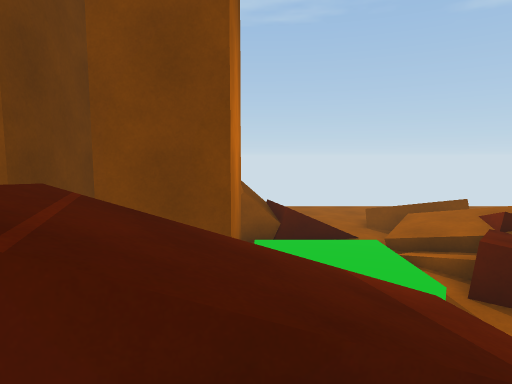
view 1 (above)

22 first-person views from a walk through a Unity game level. The camera is 1.3 m above the floor, tilts 6° down and sees 75° across. The floor is counted in squares, 1 m on a side. Each view is taken from the middle of a square. On the plan, view 1 faces up. The plan holds only what a view shows up to about 14 squares ahead; the rest is blank. The place goes on beyond the plan.

view 2
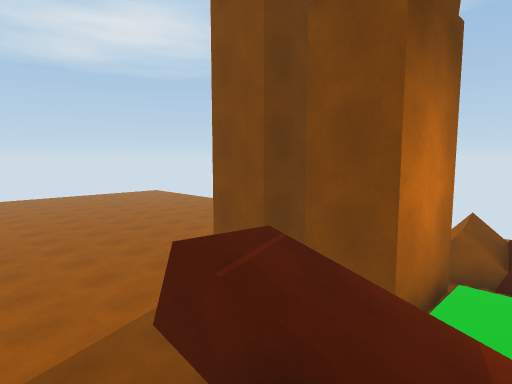

view 3
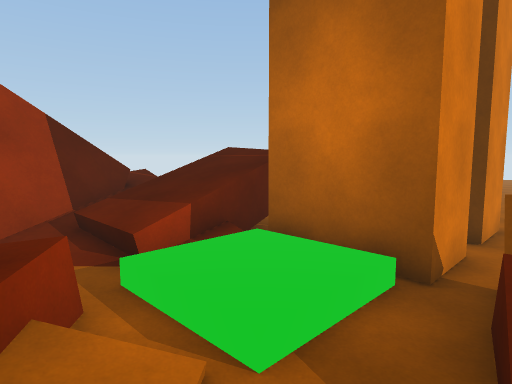

view 4
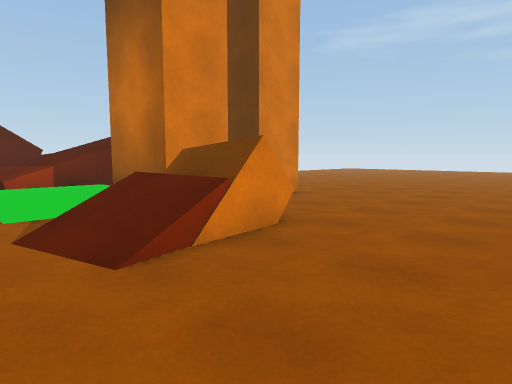

view 5
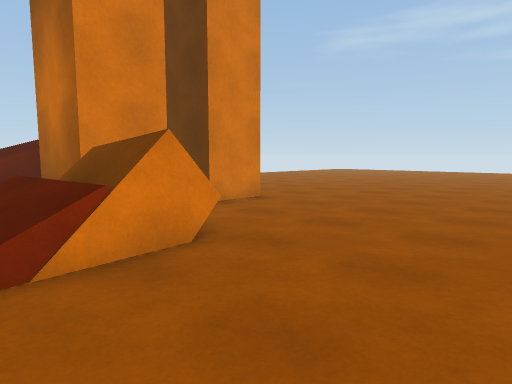

view 6
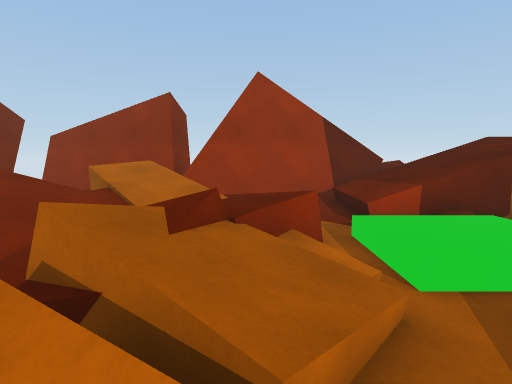

view 7
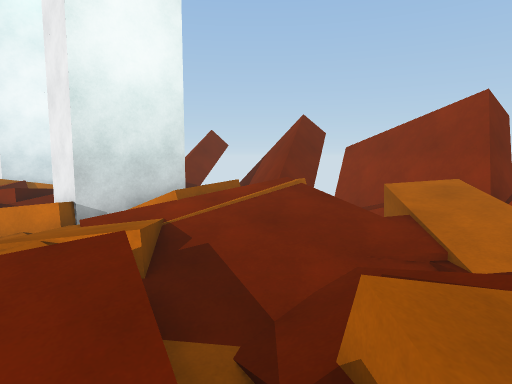

view 8
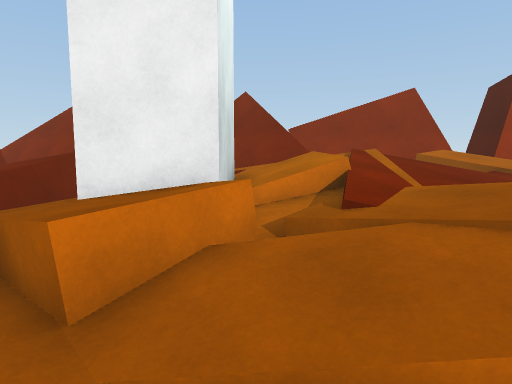

view 9
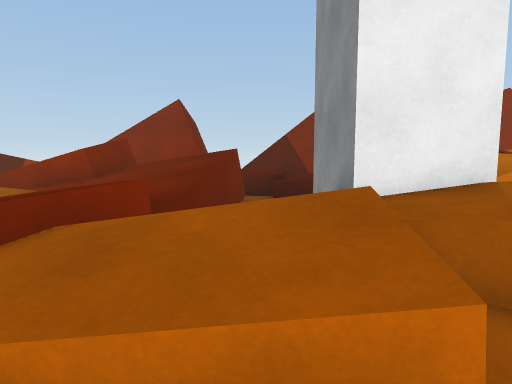

view 10
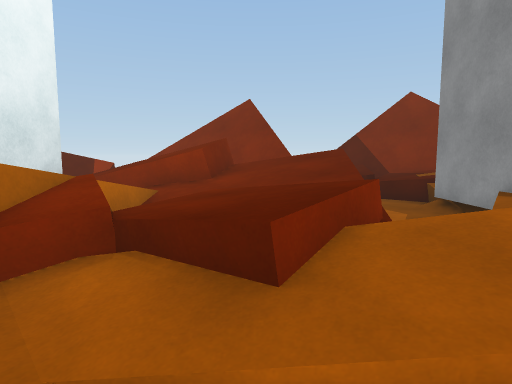

view 11
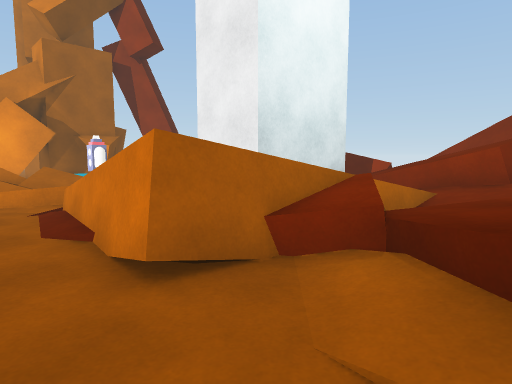

view 12
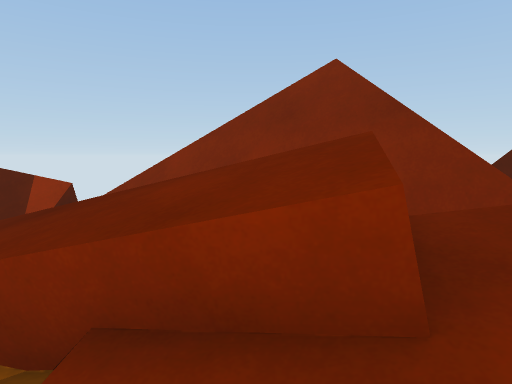

view 13
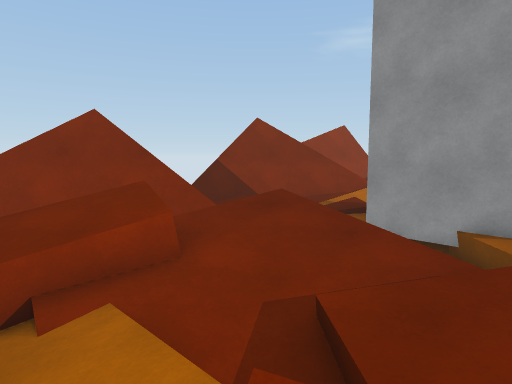

view 14
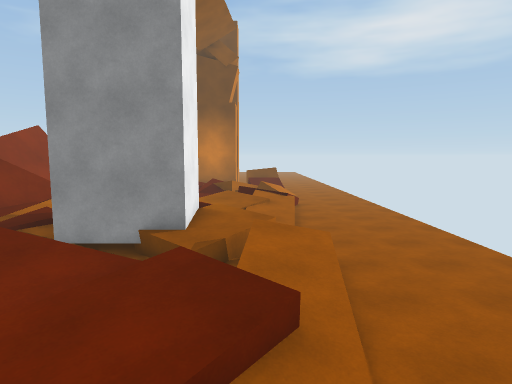

view 15
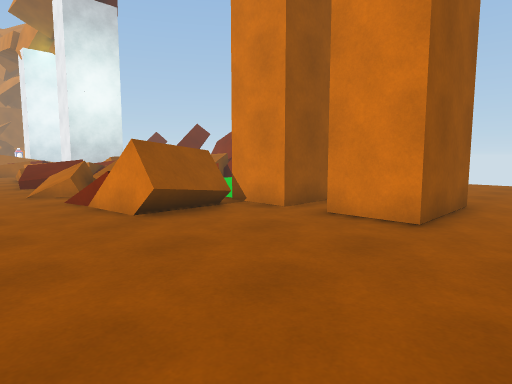

view 16
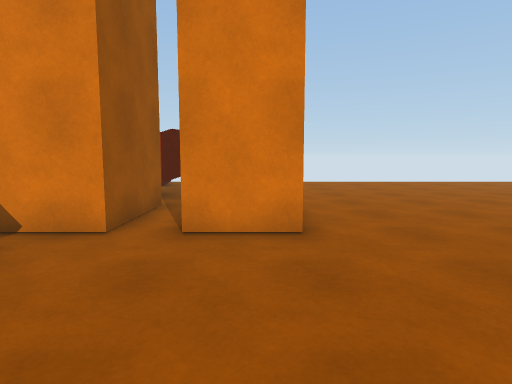

view 17
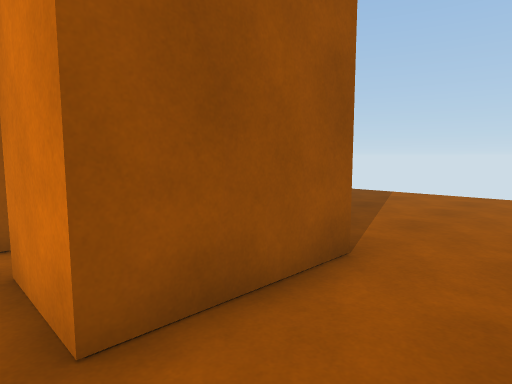

view 18
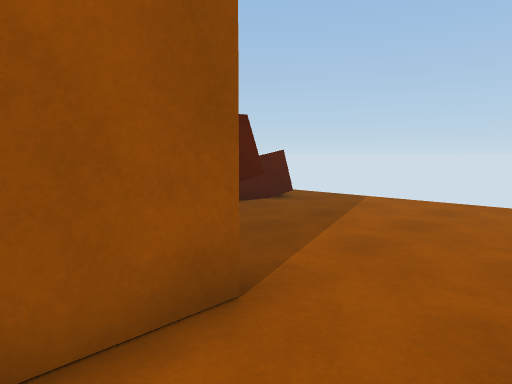

view 19
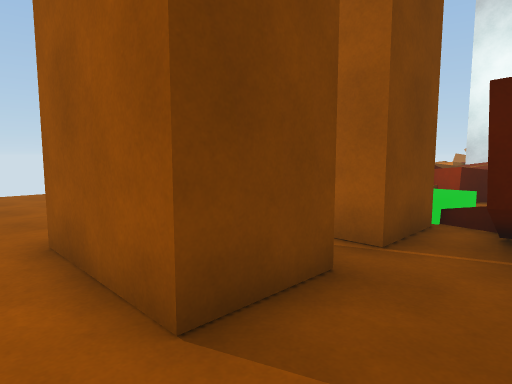

view 20
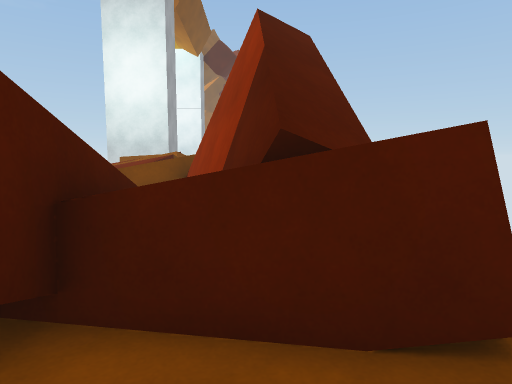

view 21
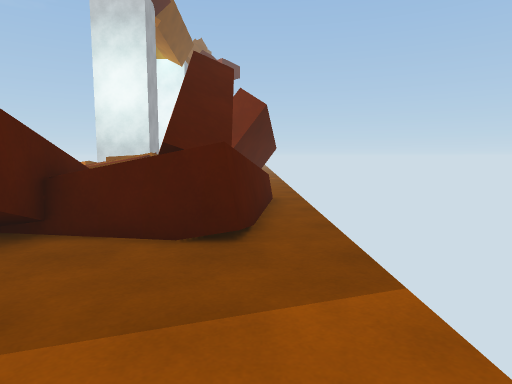

view 22
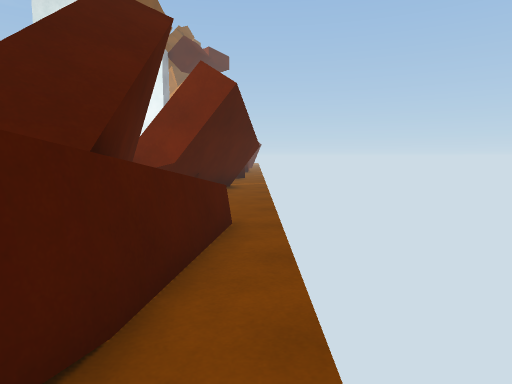

### Floor plan
Key: @ floor where view 1 was taken; # wall or solid block; x gap in a wall; . main floor; : floor 0.5 m higher than the main floor; + floor 0.75 m higher than the main floor; * floor 1 m higher than the main floor; % floor 1.25 m higher than the main floor; / step, stairs or slope; = window, fence, low wall or low ledge; v drop or lower ground; B brown block; L block; O other object.
Columns run from 8 left of view 1 to 29 right of it. Each row starts with its distance up from view 1.
 16    .. ..... .       ........
 15 ............        .........
 14 .............       ...........
 13 ..................  ........... ...
 12 .......BBL/.// ./LL  .....==..........
 11 .......B   ./ /     ////..=/////.###==
 10 .......B ///// B   v////BB*//////=/
  9 .......B/.../ LB/./B*//#= B /L +=#/
  8 ..###.##//////   //////#### =/  // ###
  7 ..###.##/::///   /////=#### v///// #
  6 ..###.##/::/L  ///////  ###.v//////#
  5 ..###.##///// +*//////%*####=//////#
  4 ......##==/.. +//////%%* =  ///===x
  3 .....v//////   %%%  .v***L.= =v==%*=
  2 ......#////// ##v/v   ==  += #v =##=
  1 .......v/ /#####vv O v##= v+ ##=   ==
  0 .......=@=##v #######v####+v ####=
 -1  ......v//////  ###########= #######=
 -2  ......=vv====...####     #      ##==
 -3  ...................#

Where each view was taken, in squares from view 1:
view 1: 0 up, 0 right, facing up
view 2: 1 down, 2 right, facing up-left
view 3: 10 up, 5 right, facing down-left
view 4: 16 up, 4 right, facing down-left
view 5: 16 up, 2 right, facing down-left
view 6: 12 up, 5 right, facing down
view 7: 11 up, 6 right, facing down-right
view 8: 13 up, 15 right, facing down
view 9: 13 up, 19 right, facing down
view 10: 13 up, 22 right, facing down
view 11: 13 up, 22 right, facing down-right
view 12: 6 up, 24 right, facing down
view 13: 9 up, 26 right, facing down-left
view 14: 10 up, 26 right, facing left
view 15: 15 up, 8 left, facing down-right
view 16: 14 up, 5 left, facing down
view 17: 9 up, 8 left, facing down-right
view 18: 7 up, 8 left, facing down-right
view 19: 3 up, 7 left, facing up-right
view 20: 0 up, 3 left, facing right
view 21: 2 down, 6 left, facing right
view 22: 3 down, 2 left, facing right
